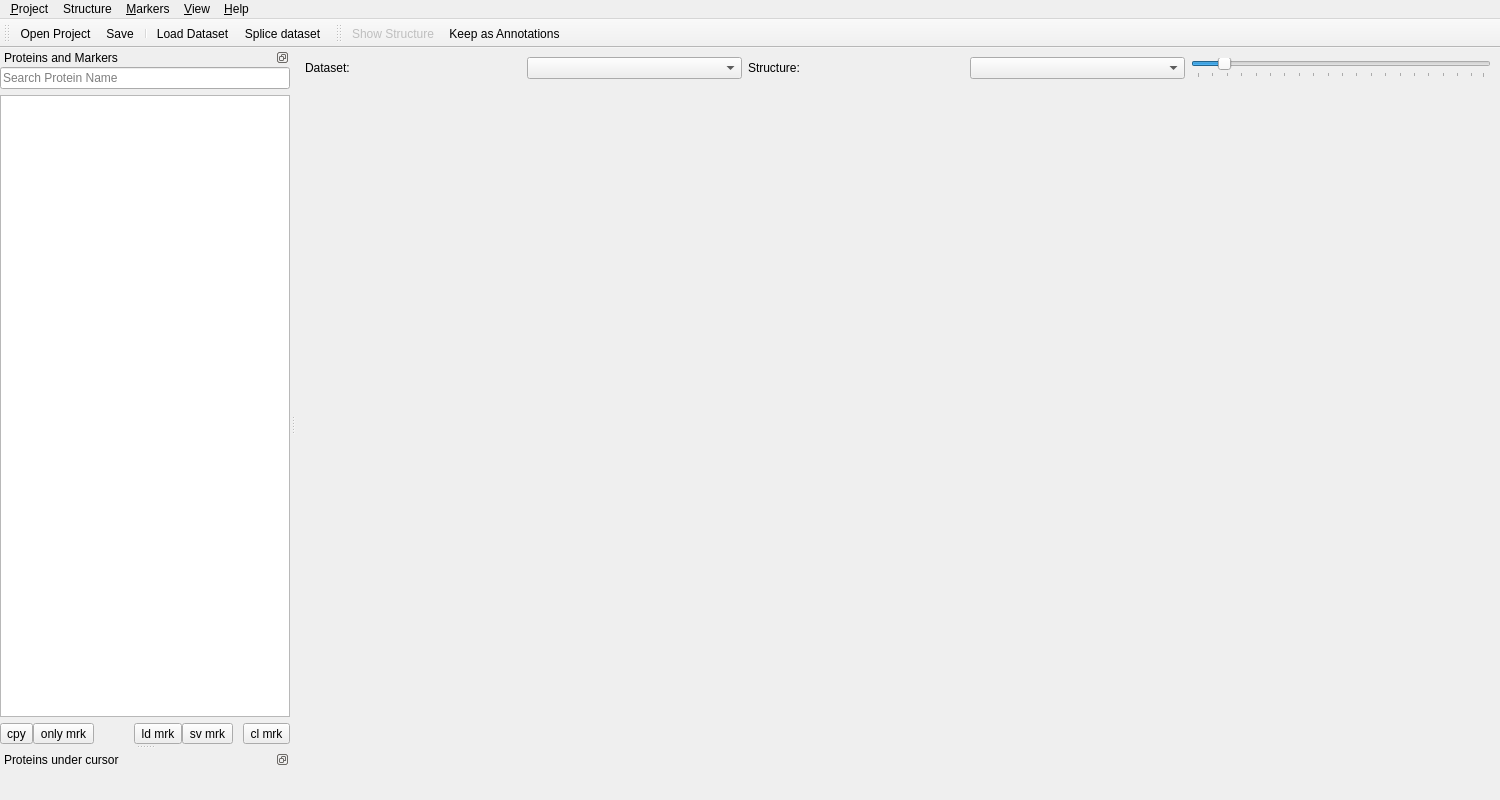
<?xml version="1.0" encoding="UTF-8"?>
<ui version="4.0">
 <class>MainWindow</class>
 <widget class="QMainWindow" name="MainWindow">
  <property name="geometry">
   <rect>
    <x>0</x>
    <y>0</y>
    <width>1500</width>
    <height>800</height>
   </rect>
  </property>
  <property name="acceptDrops">
   <bool>true</bool>
  </property>
  <property name="windowTitle">
   <string>Belki</string>
  </property>
  <property name="windowIcon">
   <iconset resource="../../resources/index.qrc">
    <normaloff>:/appicon</normaloff>:/appicon</iconset>
  </property>
  <property name="unifiedTitleAndToolBarOnMac">
   <bool>false</bool>
  </property>
  <widget class="QWidget" name="centralwidget">
   <layout class="QVBoxLayout" name="verticalLayout">
    <property name="leftMargin">
     <number>0</number>
    </property>
    <property name="topMargin">
     <number>0</number>
    </property>
    <property name="rightMargin">
     <number>0</number>
    </property>
    <property name="bottomMargin">
     <number>0</number>
    </property>
    <item>
     <widget class="QWidget" name="stockpile" native="true">
      <layout class="QHBoxLayout" name="_2">
       <item>
        <widget class="QLabel" name="datasetLabel">
         <property name="text">
          <string>Dataset:</string>
         </property>
        </widget>
       </item>
       <item>
        <widget class="QComboBox" name="datasetSelect">
         <property name="sizeAdjustPolicy">
          <enum>QComboBox::AdjustToContents</enum>
         </property>
        </widget>
       </item>
       <item>
        <widget class="QLabel" name="structureLabel">
         <property name="text">
          <string>Structure:</string>
         </property>
        </widget>
       </item>
       <item>
        <widget class="QComboBox" name="structureSelect">
         <property name="sizeAdjustPolicy">
          <enum>QComboBox::AdjustToContents</enum>
         </property>
        </widget>
       </item>
       <item>
        <widget class="QSlider" name="granularitySlider">
         <property name="sizePolicy">
          <sizepolicy hsizetype="Preferred" vsizetype="Fixed">
           <horstretch>0</horstretch>
           <verstretch>0</verstretch>
          </sizepolicy>
         </property>
         <property name="minimumSize">
          <size>
           <width>300</width>
           <height>0</height>
          </size>
         </property>
         <property name="toolTip">
          <string>Granularity: 10</string>
         </property>
         <property name="minimum">
          <number>1</number>
         </property>
         <property name="maximum">
          <number>100</number>
         </property>
         <property name="pageStep">
          <number>5</number>
         </property>
         <property name="value">
          <number>10</number>
         </property>
         <property name="orientation">
          <enum>Qt::Horizontal</enum>
         </property>
         <property name="tickPosition">
          <enum>QSlider::TicksBelow</enum>
         </property>
        </widget>
       </item>
      </layout>
     </widget>
    </item>
    <item>
     <widget class="QTabWidget" name="tabWidget">
      <property name="currentIndex">
       <number>-1</number>
      </property>
      <property name="elideMode">
       <enum>Qt::ElideLeft</enum>
      </property>
      <property name="documentMode">
       <bool>true</bool>
      </property>
      <property name="tabsClosable">
       <bool>true</bool>
      </property>
      <property name="movable">
       <bool>true</bool>
      </property>
     </widget>
    </item>
   </layout>
  </widget>
  <widget class="QToolBar" name="mainToolbar">
   <property name="contextMenuPolicy">
    <enum>Qt::NoContextMenu</enum>
   </property>
   <property name="windowTitle">
    <string>Main Toolbar</string>
   </property>
   <property name="allowedAreas">
    <set>Qt::BottomToolBarArea|Qt::TopToolBarArea</set>
   </property>
   <property name="floatable">
    <bool>false</bool>
   </property>
   <attribute name="toolBarArea">
    <enum>TopToolBarArea</enum>
   </attribute>
   <attribute name="toolBarBreak">
    <bool>false</bool>
   </attribute>
   <addaction name="actionOpenProject"/>
   <addaction name="actionSave"/>
   <addaction name="separator"/>
   <addaction name="actionLoadDataset"/>
   <addaction name="actionSplice"/>
  </widget>
  <widget class="QDockWidget" name="dockWidget">
   <property name="features">
    <set>QDockWidget::DockWidgetFloatable|QDockWidget::DockWidgetMovable</set>
   </property>
   <property name="allowedAreas">
    <set>Qt::LeftDockWidgetArea|Qt::RightDockWidgetArea</set>
   </property>
   <property name="windowTitle">
    <string>Proteins and Markers</string>
   </property>
   <attribute name="dockWidgetArea">
    <number>1</number>
   </attribute>
   <widget class="QWidget" name="proteinWidget">
    <layout class="QVBoxLayout" name="verticalLayout_4">
     <property name="leftMargin">
      <number>0</number>
     </property>
     <property name="topMargin">
      <number>0</number>
     </property>
     <property name="rightMargin">
      <number>0</number>
     </property>
     <property name="bottomMargin">
      <number>0</number>
     </property>
     <item>
      <widget class="QLineEdit" name="protSearch">
       <property name="sizePolicy">
        <sizepolicy hsizetype="Expanding" vsizetype="Fixed">
         <horstretch>0</horstretch>
         <verstretch>0</verstretch>
        </sizepolicy>
       </property>
       <property name="placeholderText">
        <string>Search Protein Name</string>
       </property>
      </widget>
     </item>
     <item>
      <widget class="QListView" name="protList">
       <property name="sizePolicy">
        <sizepolicy hsizetype="Expanding" vsizetype="Preferred">
         <horstretch>0</horstretch>
         <verstretch>0</verstretch>
        </sizepolicy>
       </property>
       <property name="verticalScrollBarPolicy">
        <enum>Qt::ScrollBarAsNeeded</enum>
       </property>
       <property name="horizontalScrollBarPolicy">
        <enum>Qt::ScrollBarAlwaysOff</enum>
       </property>
       <property name="editTriggers">
        <set>QAbstractItemView::NoEditTriggers</set>
       </property>
       <property name="selectionMode">
        <enum>QAbstractItemView::NoSelection</enum>
       </property>
       <property name="uniformItemSizes">
        <bool>true</bool>
       </property>
      </widget>
     </item>
     <item>
      <layout class="QHBoxLayout" name="horizontalLayout_2">
       <property name="spacing">
        <number>0</number>
       </property>
       <item>
        <widget class="QToolButton" name="copyProtsButton">
         <property name="text">
          <string>cpy</string>
         </property>
        </widget>
       </item>
       <item>
        <widget class="QToolButton" name="onlyMarkersButton">
         <property name="text">
          <string>only mrk</string>
         </property>
        </widget>
       </item>
       <item>
        <spacer name="horizontalSpacer_2">
         <property name="orientation">
          <enum>Qt::Horizontal</enum>
         </property>
         <property name="sizeHint" stdset="0">
          <size>
           <width>40</width>
           <height>20</height>
          </size>
         </property>
        </spacer>
       </item>
       <item>
        <widget class="QToolButton" name="loadMarkersButton">
         <property name="text">
          <string>ld mrk</string>
         </property>
        </widget>
       </item>
       <item>
        <widget class="QToolButton" name="saveMarkersButton">
         <property name="text">
          <string>sv mrk</string>
         </property>
        </widget>
       </item>
       <item>
        <spacer name="horizontalSpacer">
         <property name="orientation">
          <enum>Qt::Horizontal</enum>
         </property>
         <property name="sizeType">
          <enum>QSizePolicy::Preferred</enum>
         </property>
         <property name="sizeHint" stdset="0">
          <size>
           <width>10</width>
           <height>20</height>
          </size>
         </property>
        </spacer>
       </item>
       <item>
        <widget class="QToolButton" name="clearMarkersButton">
         <property name="text">
          <string>cl mrk</string>
         </property>
        </widget>
       </item>
      </layout>
     </item>
    </layout>
   </widget>
  </widget>
  <widget class="QDockWidget" name="dockWidget_2">
   <property name="features">
    <set>QDockWidget::DockWidgetFloatable|QDockWidget::DockWidgetMovable</set>
   </property>
   <property name="allowedAreas">
    <set>Qt::LeftDockWidgetArea|Qt::RightDockWidgetArea</set>
   </property>
   <property name="windowTitle">
    <string>Proteins under cursor</string>
   </property>
   <attribute name="dockWidgetArea">
    <number>1</number>
   </attribute>
   <widget class="ProfileWidget" name="profiles"/>
  </widget>
  <widget class="QMenuBar" name="menuBar">
   <property name="geometry">
    <rect>
     <x>0</x>
     <y>0</y>
     <width>1500</width>
     <height>34</height>
    </rect>
   </property>
   <widget class="QMenu" name="menuFile">
    <property name="title">
     <string>&amp;Project</string>
    </property>
    <addaction name="actionNewProject"/>
    <addaction name="actionOpenProject"/>
    <addaction name="separator"/>
    <addaction name="actionLoadDataset"/>
    <addaction name="actionLoadDatasetAbundance"/>
    <addaction name="actionSplice"/>
    <addaction name="separator"/>
    <addaction name="actionLoadDescriptions"/>
    <addaction name="separator"/>
    <addaction name="actionSave"/>
    <addaction name="actionSaveAs"/>
    <addaction name="actionCloseProject"/>
    <addaction name="actionQuit"/>
   </widget>
   <widget class="QMenu" name="menuMarkers">
    <property name="title">
     <string>&amp;Markers</string>
    </property>
    <addaction name="actionLoadMarkers"/>
    <addaction name="actionSaveMarkers"/>
    <addaction name="separator"/>
    <addaction name="actionClearMarkers"/>
   </widget>
   <widget class="QMenu" name="menuHelp">
    <property name="title">
     <string>&amp;Help</string>
    </property>
    <addaction name="actionHelp"/>
    <addaction name="actionAbout"/>
   </widget>
   <widget class="QMenu" name="menuStructure">
    <property name="title">
     <string>Structure</string>
    </property>
    <addaction name="actionImportStructure"/>
    <addaction name="actionExportAnnotations"/>
    <addaction name="actionComputeHierarchy"/>
    <addaction name="separator"/>
    <addaction name="actionShowStructure"/>
    <addaction name="separator"/>
    <addaction name="actionPersistAnnotations"/>
   </widget>
   <widget class="QMenu" name="menuView">
    <property name="title">
     <string>&amp;View</string>
    </property>
    <addaction name="actionNewWindow"/>
    <addaction name="separator"/>
    <addaction name="actionAddTab"/>
    <addaction name="actionCloseAllTabs"/>
    <addaction name="separator"/>
    <addaction name="actionUseOpenGL"/>
   </widget>
   <addaction name="menuFile"/>
   <addaction name="menuStructure"/>
   <addaction name="menuMarkers"/>
   <addaction name="menuView"/>
   <addaction name="menuHelp"/>
  </widget>
  <widget class="QToolBar" name="structToolbar">
   <property name="windowTitle">
    <string>Structure Toolbar</string>
   </property>
   <property name="allowedAreas">
    <set>Qt::BottomToolBarArea|Qt::TopToolBarArea</set>
   </property>
   <property name="floatable">
    <bool>false</bool>
   </property>
   <attribute name="toolBarArea">
    <enum>TopToolBarArea</enum>
   </attribute>
   <attribute name="toolBarBreak">
    <bool>false</bool>
   </attribute>
   <addaction name="actionShowStructure"/>
   <addaction name="actionPersistAnnotations"/>
  </widget>
  <widget class="QToolBar" name="jobToolbar">
   <property name="windowTitle">
    <string>Job Toolbar</string>
   </property>
   <property name="movable">
    <bool>false</bool>
   </property>
   <property name="allowedAreas">
    <set>Qt::TopToolBarArea</set>
   </property>
   <property name="floatable">
    <bool>false</bool>
   </property>
   <attribute name="toolBarArea">
    <enum>TopToolBarArea</enum>
   </attribute>
   <attribute name="toolBarBreak">
    <bool>false</bool>
   </attribute>
  </widget>
  <action name="actionLoadDataset">
   <property name="icon">
    <iconset theme="document-import">
     <normaloff>.</normaloff>.</iconset>
   </property>
   <property name="text">
    <string>&amp;Load Dataset</string>
   </property>
   <property name="toolTip">
    <string>Load a .tsv file with profiles or scored pairs</string>
   </property>
  </action>
  <action name="actionHelp">
   <property name="icon">
    <iconset theme="help-contents">
     <normaloff>.</normaloff>.</iconset>
   </property>
   <property name="text">
    <string>Quick &amp;Help</string>
   </property>
  </action>
  <action name="actionLoadMarkers">
   <property name="icon">
    <iconset theme="document-open">
     <normaloff>.</normaloff>.</iconset>
   </property>
   <property name="text">
    <string>&amp;Load Markers</string>
   </property>
   <property name="toolTip">
    <string>Load a text file with list of marker protein names</string>
   </property>
  </action>
  <action name="actionSaveMarkers">
   <property name="icon">
    <iconset theme="document-save">
     <normaloff>.</normaloff>.</iconset>
   </property>
   <property name="text">
    <string>&amp;Save Markers</string>
   </property>
   <property name="toolTip">
    <string>Save a text file with list of marker protein names</string>
   </property>
  </action>
  <action name="actionClearMarkers">
   <property name="icon">
    <iconset theme="edit-delete">
     <normaloff>.</normaloff>.</iconset>
   </property>
   <property name="text">
    <string>&amp;Clear Markers</string>
   </property>
   <property name="toolTip">
    <string>Remove all current markers</string>
   </property>
  </action>
  <action name="actionShowStructure">
   <property name="checkable">
    <bool>true</bool>
   </property>
   <property name="enabled">
    <bool>false</bool>
   </property>
   <property name="icon">
    <iconset resource="../../resources/icons-custom/index.qrc">
     <normaloff>:/icons/show-partition.svg</normaloff>:/icons/show-partition.svg</iconset>
   </property>
   <property name="text">
    <string>Show Structure</string>
   </property>
   <property name="toolTip">
    <string>Color samples by their annotations/cluster</string>
   </property>
  </action>
  <action name="actionImportStructure">
   <property name="icon">
    <iconset theme="document-import">
     <normaloff>.</normaloff>.</iconset>
   </property>
   <property name="text">
    <string>&amp;Import Structure</string>
   </property>
   <property name="toolTip">
    <string>Load a .tsv annotition or .json clustering file</string>
   </property>
  </action>
  <action name="actionProfileView">
   <property name="enabled">
    <bool>false</bool>
   </property>
   <property name="icon">
    <iconset theme="view-fullscreen">
     <normaloff>.</normaloff>.</iconset>
   </property>
   <property name="text">
    <string>Open Full Plot</string>
   </property>
   <property name="toolTip">
    <string>Show proteins under cursor in new window</string>
   </property>
   <property name="shortcut">
    <string>V</string>
   </property>
  </action>
  <action name="actionExportAnnotations">
   <property name="icon">
    <iconset theme="document-export">
     <normaloff>.</normaloff>.</iconset>
   </property>
   <property name="text">
    <string>&amp;Export Annotations</string>
   </property>
   <property name="toolTip">
    <string>Save current annotations to a .tsv file</string>
   </property>
  </action>
  <action name="actionLoadDescriptions">
   <property name="icon">
    <iconset theme="document-import">
     <normaloff>.</normaloff>.</iconset>
   </property>
   <property name="text">
    <string>Load Protein &amp;Descriptions</string>
   </property>
   <property name="toolTip">
    <string>Load a .tsv description file</string>
   </property>
  </action>
  <action name="actionQuit">
   <property name="icon">
    <iconset theme="application-exit">
     <normaloff>.</normaloff>.</iconset>
   </property>
   <property name="text">
    <string>&amp;Quit</string>
   </property>
   <property name="menuRole">
    <enum>QAction::QuitRole</enum>
   </property>
  </action>
  <action name="actionSplice">
   <property name="icon">
    <iconset theme="document-new">
     <normaloff>.</normaloff>.</iconset>
   </property>
   <property name="text">
    <string>&amp;Splice dataset</string>
   </property>
   <property name="toolTip">
    <string>Create a new dataset from the features of the current dataset</string>
   </property>
  </action>
  <action name="actionLoadDatasetAbundance">
   <property name="icon">
    <iconset theme="document-import">
     <normaloff>.</normaloff>.</iconset>
   </property>
   <property name="text">
    <string>Load &amp;Abundance Values</string>
   </property>
   <property name="toolTip">
    <string>Load a .tsv file and read abundance values</string>
   </property>
  </action>
  <action name="actionPersistAnnotations">
   <property name="icon">
    <iconset theme="document-new-from-template">
     <normaloff>.</normaloff>.</iconset>
   </property>
   <property name="text">
    <string>&amp;Keep as Annotations</string>
   </property>
   <property name="toolTip">
    <string>Extract current result and keep under a new name</string>
   </property>
   <property name="shortcut">
    <string>K</string>
   </property>
  </action>
  <action name="actionCloseAllTabs">
   <property name="icon">
    <iconset theme="tab-close">
     <normaloff>.</normaloff>.</iconset>
   </property>
   <property name="text">
    <string>&amp;Close all tabs</string>
   </property>
  </action>
  <action name="actionUseOpenGL">
   <property name="checkable">
    <bool>true</bool>
   </property>
   <property name="checked">
    <bool>false</bool>
   </property>
   <property name="icon">
    <iconset theme="show-gpu-effects">
     <normaloff>.</normaloff>.</iconset>
   </property>
   <property name="text">
    <string>Use &amp;accelerated graphics</string>
   </property>
   <property name="toolTip">
    <string>Use OpenGL acceleration for charts. May be faster or slower.</string>
   </property>
  </action>
  <action name="actionSaveAs">
   <property name="icon">
    <iconset theme="document-save-as">
     <normaloff>.</normaloff>.</iconset>
   </property>
   <property name="text">
    <string>Save &amp;As…</string>
   </property>
   <property name="toolTip">
    <string>Save whole project to a new file</string>
   </property>
  </action>
  <action name="actionNewWindow">
   <property name="icon">
    <iconset theme="window-new">
     <normaloff>.</normaloff>.</iconset>
   </property>
   <property name="text">
    <string>New &amp;Window</string>
   </property>
   <property name="toolTip">
    <string>Open new window for this project</string>
   </property>
  </action>
  <action name="actionAddTab">
   <property name="icon">
    <iconset theme="tab-new">
     <normaloff>.</normaloff>.</iconset>
   </property>
   <property name="text">
    <string>Add &amp;Tab</string>
   </property>
  </action>
  <action name="actionAbout">
   <property name="icon">
    <iconset theme="help-about">
     <normaloff>.</normaloff>.</iconset>
   </property>
   <property name="text">
    <string>&amp;About Belki</string>
   </property>
   <property name="menuRole">
    <enum>QAction::AboutRole</enum>
   </property>
  </action>
  <action name="actionOpenProject">
   <property name="icon">
    <iconset theme="document-open">
     <normaloff>.</normaloff>.</iconset>
   </property>
   <property name="text">
    <string>&amp;Open Project</string>
   </property>
   <property name="toolTip">
    <string>Open project file</string>
   </property>
  </action>
  <action name="actionCloseProject">
   <property name="icon">
    <iconset theme="document-close">
     <normaloff>.</normaloff>.</iconset>
   </property>
   <property name="text">
    <string>&amp;Close Project</string>
   </property>
   <property name="toolTip">
    <string>Close this project and all related windows</string>
   </property>
   <property name="menuRole">
    <enum>QAction::QuitRole</enum>
   </property>
  </action>
  <action name="actionSave">
   <property name="icon">
    <iconset theme="document-save">
     <normaloff>.</normaloff>.</iconset>
   </property>
   <property name="text">
    <string>&amp;Save</string>
   </property>
   <property name="toolTip">
    <string>Save whole project</string>
   </property>
  </action>
  <action name="actionOnlyMarkers">
   <property name="checkable">
    <bool>true</bool>
   </property>
   <property name="icon">
    <iconset theme="view-filter">
     <normaloff>.</normaloff>.</iconset>
   </property>
   <property name="text">
    <string>Show only markers</string>
   </property>
   <property name="toolTip">
    <string>Show only marker proteins</string>
   </property>
  </action>
  <action name="actionCopyProtlistToClipboard">
   <property name="icon">
    <iconset theme="edit-copy">
     <normaloff>.</normaloff>.</iconset>
   </property>
   <property name="text">
    <string>Copy list to clipboard</string>
   </property>
   <property name="toolTip">
    <string>Copy protein names to clipboard</string>
   </property>
  </action>
  <action name="actionComputeHierarchy">
   <property name="icon">
    <iconset theme="document-new">
     <normaloff>.</normaloff>.</iconset>
   </property>
   <property name="text">
    <string>Compute &amp;hierarchy on dataset</string>
   </property>
   <property name="toolTip">
    <string>Perform agglomerative hierarchical clustering</string>
   </property>
  </action>
  <action name="actionPruneClusters">
   <property name="checkable">
    <bool>true</bool>
   </property>
   <property name="checked">
    <bool>true</bool>
   </property>
   <property name="icon">
    <iconset resource="../../resources/icons-custom/index.qrc">
     <normaloff>:/icons/prune-clusters.svg</normaloff>:/icons/prune-clusters.svg</iconset>
   </property>
   <property name="text">
    <string>prune small clusters</string>
   </property>
   <property name="toolTip">
    <string>Prune clusters containing less than 0.5% of all proteins</string>
   </property>
  </action>
  <action name="actionNewProject">
   <property name="icon">
    <iconset theme="document-new">
     <normaloff>.</normaloff>.</iconset>
   </property>
   <property name="text">
    <string>&amp;New Project</string>
   </property>
   <property name="toolTip">
    <string>Start new project in new window</string>
   </property>
  </action>
 </widget>
 <customwidgets>
  <customwidget>
   <class>ProfileWidget</class>
   <extends>QWidget</extends>
   <header>src/profiles/profilewidget.h</header>
   <container>1</container>
  </customwidget>
 </customwidgets>
 <resources>
  <include location="../../resources/index.qrc"/>
  <include location="../../resources/icons-custom/index.qrc"/>
 </resources>
 <connections/>
</ui>
